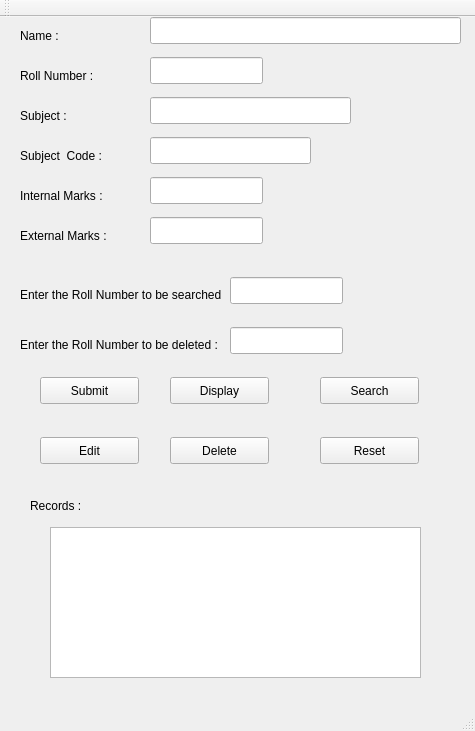
<?xml version="1.0" encoding="UTF-8"?>
<ui version="4.0">
 <class>MainWindow</class>
 <widget class="QMainWindow" name="MainWindow">
  <property name="geometry">
   <rect>
    <x>0</x>
    <y>0</y>
    <width>475</width>
    <height>731</height>
   </rect>
  </property>
  <property name="windowTitle">
   <string>MainWindow</string>
  </property>
  <widget class="QWidget" name="centralWidget">
   <widget class="QLabel" name="label">
    <property name="geometry">
     <rect>
      <x>20</x>
      <y>10</y>
      <width>67</width>
      <height>17</height>
     </rect>
    </property>
    <property name="text">
     <string>Name : </string>
    </property>
   </widget>
   <widget class="QLineEdit" name="tname">
    <property name="geometry">
     <rect>
      <x>150</x>
      <y>0</y>
      <width>311</width>
      <height>27</height>
     </rect>
    </property>
    <property name="text">
     <string/>
    </property>
   </widget>
   <widget class="QLabel" name="label_2">
    <property name="geometry">
     <rect>
      <x>20</x>
      <y>50</y>
      <width>101</width>
      <height>17</height>
     </rect>
    </property>
    <property name="text">
     <string>Roll Number : </string>
    </property>
   </widget>
   <widget class="QLineEdit" name="trollno">
    <property name="geometry">
     <rect>
      <x>150</x>
      <y>40</y>
      <width>113</width>
      <height>27</height>
     </rect>
    </property>
   </widget>
   <widget class="QLabel" name="label_3">
    <property name="geometry">
     <rect>
      <x>20</x>
      <y>90</y>
      <width>67</width>
      <height>17</height>
     </rect>
    </property>
    <property name="text">
     <string>Subject : </string>
    </property>
   </widget>
   <widget class="QLineEdit" name="tsubject">
    <property name="geometry">
     <rect>
      <x>150</x>
      <y>80</y>
      <width>201</width>
      <height>27</height>
     </rect>
    </property>
   </widget>
   <widget class="QLabel" name="label_4">
    <property name="geometry">
     <rect>
      <x>20</x>
      <y>130</y>
      <width>111</width>
      <height>17</height>
     </rect>
    </property>
    <property name="text">
     <string>Subject  Code : </string>
    </property>
   </widget>
   <widget class="QLineEdit" name="tsubcode">
    <property name="geometry">
     <rect>
      <x>150</x>
      <y>120</y>
      <width>161</width>
      <height>27</height>
     </rect>
    </property>
   </widget>
   <widget class="QLabel" name="label_5">
    <property name="geometry">
     <rect>
      <x>20</x>
      <y>170</y>
      <width>111</width>
      <height>17</height>
     </rect>
    </property>
    <property name="text">
     <string>Internal Marks : </string>
    </property>
   </widget>
   <widget class="QLineEdit" name="timarks">
    <property name="geometry">
     <rect>
      <x>150</x>
      <y>160</y>
      <width>113</width>
      <height>27</height>
     </rect>
    </property>
   </widget>
   <widget class="QPushButton" name="bsubmit">
    <property name="geometry">
     <rect>
      <x>40</x>
      <y>360</y>
      <width>99</width>
      <height>27</height>
     </rect>
    </property>
    <property name="text">
     <string>Submit</string>
    </property>
   </widget>
   <widget class="QPushButton" name="bdisplay">
    <property name="geometry">
     <rect>
      <x>170</x>
      <y>360</y>
      <width>99</width>
      <height>27</height>
     </rect>
    </property>
    <property name="text">
     <string>Display</string>
    </property>
   </widget>
   <widget class="QPushButton" name="bsearch">
    <property name="geometry">
     <rect>
      <x>320</x>
      <y>360</y>
      <width>99</width>
      <height>27</height>
     </rect>
    </property>
    <property name="text">
     <string>Search</string>
    </property>
   </widget>
   <widget class="QPushButton" name="bedit">
    <property name="geometry">
     <rect>
      <x>40</x>
      <y>420</y>
      <width>99</width>
      <height>27</height>
     </rect>
    </property>
    <property name="text">
     <string>Edit</string>
    </property>
   </widget>
   <widget class="QPushButton" name="bdelete">
    <property name="geometry">
     <rect>
      <x>170</x>
      <y>420</y>
      <width>99</width>
      <height>27</height>
     </rect>
    </property>
    <property name="text">
     <string>Delete</string>
    </property>
   </widget>
   <widget class="QLabel" name="label_6">
    <property name="geometry">
     <rect>
      <x>20</x>
      <y>210</y>
      <width>111</width>
      <height>17</height>
     </rect>
    </property>
    <property name="text">
     <string>External Marks : </string>
    </property>
   </widget>
   <widget class="QLineEdit" name="temarks">
    <property name="geometry">
     <rect>
      <x>150</x>
      <y>200</y>
      <width>113</width>
      <height>27</height>
     </rect>
    </property>
   </widget>
   <widget class="QPlainTextEdit" name="ptdisplay">
    <property name="geometry">
     <rect>
      <x>50</x>
      <y>510</y>
      <width>371</width>
      <height>151</height>
     </rect>
    </property>
   </widget>
   <widget class="QLabel" name="label_7">
    <property name="geometry">
     <rect>
      <x>30</x>
      <y>480</y>
      <width>67</width>
      <height>17</height>
     </rect>
    </property>
    <property name="text">
     <string>Records :</string>
    </property>
   </widget>
   <widget class="QPushButton" name="breset">
    <property name="geometry">
     <rect>
      <x>320</x>
      <y>420</y>
      <width>99</width>
      <height>27</height>
     </rect>
    </property>
    <property name="text">
     <string>Reset</string>
    </property>
   </widget>
   <widget class="QLabel" name="label_8">
    <property name="geometry">
     <rect>
      <x>20</x>
      <y>270</y>
      <width>201</width>
      <height>16</height>
     </rect>
    </property>
    <property name="text">
     <string>Enter the Roll Number to be searched : </string>
    </property>
   </widget>
   <widget class="QLineEdit" name="srollno">
    <property name="geometry">
     <rect>
      <x>230</x>
      <y>260</y>
      <width>113</width>
      <height>27</height>
     </rect>
    </property>
   </widget>
   <widget class="QLabel" name="label_9">
    <property name="geometry">
     <rect>
      <x>20</x>
      <y>320</y>
      <width>201</width>
      <height>16</height>
     </rect>
    </property>
    <property name="text">
     <string>Enter the Roll Number to be deleted : </string>
    </property>
   </widget>
   <widget class="QLineEdit" name="drollno">
    <property name="geometry">
     <rect>
      <x>230</x>
      <y>310</y>
      <width>113</width>
      <height>27</height>
     </rect>
    </property>
   </widget>
  </widget>
  <widget class="QMenuBar" name="menuBar">
   <property name="geometry">
    <rect>
     <x>0</x>
     <y>0</y>
     <width>475</width>
     <height>21</height>
    </rect>
   </property>
  </widget>
  <widget class="QToolBar" name="mainToolBar">
   <attribute name="toolBarArea">
    <enum>TopToolBarArea</enum>
   </attribute>
   <attribute name="toolBarBreak">
    <bool>false</bool>
   </attribute>
  </widget>
  <widget class="QStatusBar" name="statusBar"/>
 </widget>
 <layoutdefault spacing="6" margin="11"/>
 <resources/>
 <connections/>
</ui>
